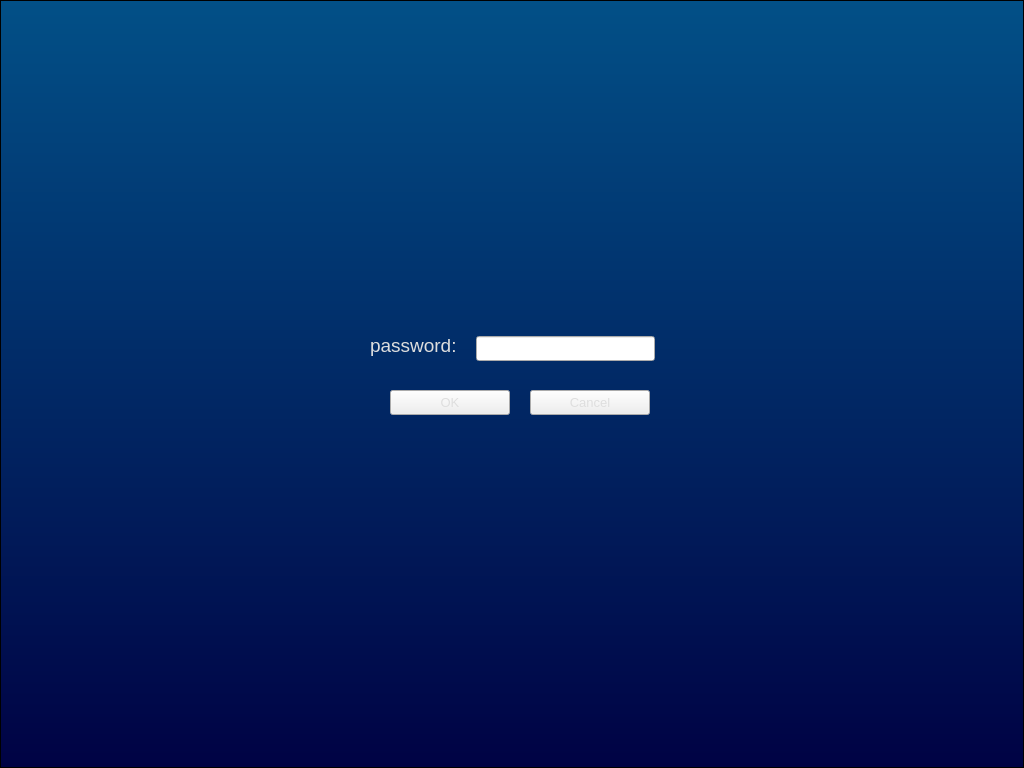
<?xml version="1.0" encoding="UTF-8"?>
<ui version="4.0">
 <class>BootPassword</class>
 <widget class="QWidget" name="BootPassword">
  <property name="geometry">
   <rect>
    <x>0</x>
    <y>0</y>
    <width>1024</width>
    <height>768</height>
   </rect>
  </property>
  <property name="windowTitle">
   <string>Form</string>
  </property>
  <property name="styleSheet">
   <string notr="true"/>
  </property>
  <widget class="QFrame" name="frame">
   <property name="geometry">
    <rect>
     <x>0</x>
     <y>0</y>
     <width>1024</width>
     <height>768</height>
    </rect>
   </property>
   <property name="styleSheet">
    <string notr="true">#frame{background-color: qlineargradient(spread:pad, x1:1, y1:1, x2:1, y2:0, stop:0 rgba(0,2, 68, 255), stop:1 rgba(2, 80, 135, 255));}</string>
   </property>
   <property name="frameShape">
    <enum>QFrame::StyledPanel</enum>
   </property>
   <property name="frameShadow">
    <enum>QFrame::Raised</enum>
   </property>
   <widget class="QLineEdit" name="password">
    <property name="geometry">
     <rect>
      <x>476</x>
      <y>336</y>
      <width>179</width>
      <height>25</height>
     </rect>
    </property>
    <property name="styleSheet">
     <string notr="true">QLineEdit {
border-image: url(:/images/images/bgLineEdit.png);
}</string>
    </property>
    <property name="text">
     <string/>
    </property>
    <property name="echoMode">
     <enum>QLineEdit::Password</enum>
    </property>
   </widget>
   <widget class="QLabel" name="label">
    <property name="geometry">
     <rect>
      <x>370</x>
      <y>330</y>
      <width>91</width>
      <height>31</height>
     </rect>
    </property>
    <property name="font">
     <font>
      <pointsize>14</pointsize>
     </font>
    </property>
    <property name="styleSheet">
     <string notr="true">color: rgb(222, 222, 222);</string>
    </property>
    <property name="text">
     <string>password:</string>
    </property>
   </widget>
   <widget class="QLabel" name="bootInformation">
    <property name="geometry">
     <rect>
      <x>410</x>
      <y>440</y>
      <width>221</width>
      <height>17</height>
     </rect>
    </property>
    <property name="font">
     <font>
      <pointsize>12</pointsize>
     </font>
    </property>
    <property name="styleSheet">
     <string notr="true">color: rgb(200, 200, 200);</string>
    </property>
    <property name="text">
     <string/>
    </property>
   </widget>
   <widget class="QPushButton" name="ok">
    <property name="geometry">
     <rect>
      <x>390</x>
      <y>390</y>
      <width>120</width>
      <height>25</height>
     </rect>
    </property>
    <property name="font">
     <font>
      <pointsize>10</pointsize>
      <weight>50</weight>
      <italic>false</italic>
      <bold>false</bold>
     </font>
    </property>
    <property name="styleSheet">
     <string notr="true">border-image: url(:/images/images/bgButton.png);
color: rgb(222, 222, 222);</string>
    </property>
    <property name="text">
     <string>OK</string>
    </property>
   </widget>
   <widget class="QPushButton" name="cancel">
    <property name="geometry">
     <rect>
      <x>530</x>
      <y>390</y>
      <width>120</width>
      <height>25</height>
     </rect>
    </property>
    <property name="font">
     <font>
      <pointsize>10</pointsize>
      <weight>50</weight>
      <italic>false</italic>
      <bold>false</bold>
     </font>
    </property>
    <property name="styleSheet">
     <string notr="true">border-image: url(:/images/images/bgButton.png);
color: rgb(222, 222, 222);</string>
    </property>
    <property name="text">
     <string>Cancel</string>
    </property>
   </widget>
  </widget>
 </widget>
 <resources/>
 <connections/>
</ui>
